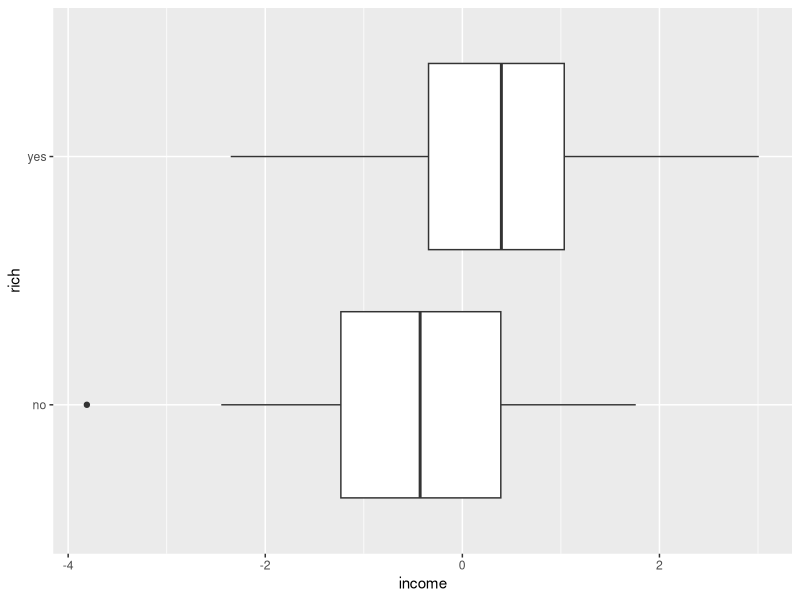
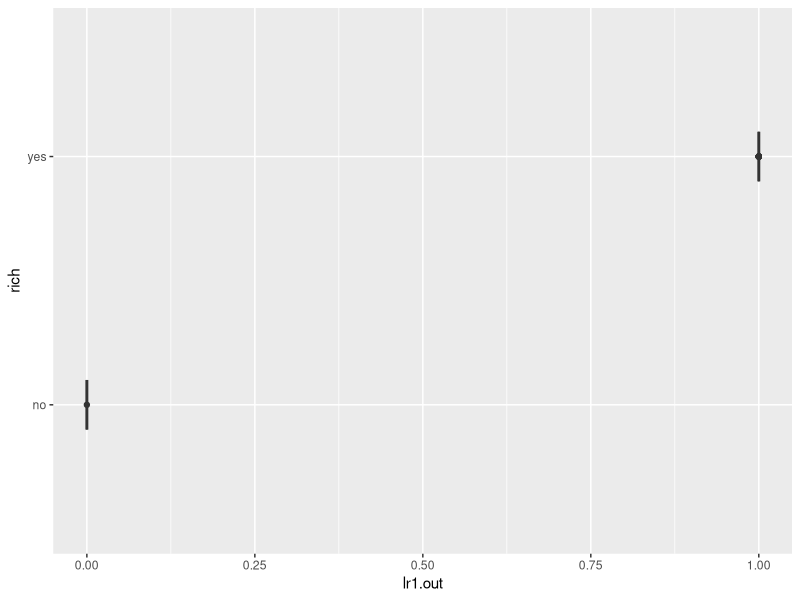

Recreate these plots in R, in order. (Note: this script raises an error after producing the figures.)
### Introduction to Machine Learning
###  Yale University
###  Author: Adam Chekroud

##############
##############
######### Set working directory to the repository you downloaded

setwd("~/Documents/PhD/PhD_Core/Teaching/yale_ml_workshop")

##############
##############

# Load libraries
library(ggplot2); library(caret); library(dplyr) 

## Read in class data
#     Data contains sociodemographics, medical history, and color prefs,
#     for 250 people bunch of people surveyed last week.
#     The outcome of interest here is whether they self-identify as rich

df <- read.csv("class_data.csv", as.is=TRUE)
df$X <- NULL
df$rich <- as.factor(df$rich)


## View data in Rstudio
# View(df)

## View top of data frame in console
head(df[,1:7])

## Any missing data?
complete.cases(df) %>% table()

## Do higher income ppl identify as rich?
ggplot(data = df) + 
  geom_boxplot(aes(y = income, x = rich)) + coord_flip()

## Typical approach: logistic regression
lr1 <- glm(rich ~ ., family = "binomial", data = df)
summary(lr1)
# In this case, we would probably stop here!

# extract fitted values, see how well they predict feeling rich
lr1.out <- fitted(lr1)

# looks pretty good, considerable separation according to our predicted values
ggplot(data = cbind(df, lr1.out)) + 
  geom_boxplot(aes(y = lr1.out, x = rich), width = 0.2 ) + 
  coord_flip()

# Threshold the predictions, since we have a binary outcome
lr1.bin.out <- ifelse(lr1.out < 0.5, "no", "yes")

# Confusion Matrices are really easy! Use this function!
confusionMatrix(data = lr1.bin.out, reference = df$rich)

# 78% Accuracy! Not bad! 


# but what if we had more than 15 variables, and instead had 30?
df2 <- cbind(df, (df[,2:16] + matrix(nrow = 100, ncol = 15, rnorm(15*100))))
names(df2)[17:31] <- paste0(names(df[2:16]), "_2")

# run another logistic regression, with 30 predictors and 100 subjects
lr2 <- glm(rich ~ ., family = "binomial", data = df2)
# doesn't work! 

# Maybe we should have tried to do feature selection. 
# Lets try Principle Components Analysis
df.pc <- prcomp(df2[,-1])$x %>% as.data.frame()
# Take top 10 components (guess)
df.pc <- df.pc[,1:11]
# Put rich back in
df.pc$rich <- df2$rich

# Try the logistic regression again?
pc.LR <- glm(rich ~ ., family = "binomial", data = df.pc)
summary(pc.LR)
# Yay! Reducing the dimensionality of the problem (using PCA) allowed us to fit the model 

# Extract the predictions
pc.LR.out <- pc.LR$fitted.values
# Threshold them
pc.LR.out <- ifelse(pc.LR.out < 0.5, "no", "yes")

# Confusion Matrices are really easy! Use this function!
confusionMatrix(data = pc.LR.out, reference = df.pc$rich)

# Accuracy of ~72%. This is less than we had in the first place! Dimensionality reduction is hard. 


# What if we want to try again, but keep it in original feature space (not PCs)? 
# Lets try a univariate filter (Pearson correlation)

# correlate each variable with the outcome
correlations <- sapply(names(df2)[2:31], function(i) cor(as.numeric(df2[,i]), as.numeric(df2$rich)))
# what happened?
summary(correlations)
# some modest correlations. lets only keep |z| > 0.1?


fs1 <- names(correlations)[(correlations > 0.1) | (correlations < -1.5)]
df.fs1 <- dplyr::select(df2, one_of(c("rich", fs1)))

# stronger predictors, logistic regression
fs1.lr <- glm(rich ~ ., family = "binomial", data = df.fs1)
# how was it?
confusionMatrix(data = ifelse(fs1.lr$fitted.values < 0.5, "no", "yes"), reference = df.fs1$rich)
# ~80%, better than the PC reduction, but not much better than the original model. 


## Can you think of problems with this analysis?
#     performance measures were very high- why?

##### This section is beyond intro #####
# Code to do cross-validated univariate feature selection using ANOVA
# Really slow, computationally unstable if fitted model is complicated (only LDA ran)
# Code for RFE is similar but worse
mySBF <- caretSBF
mySBF$filter <- function(score, x, y) { score <= 0.00001 }

sbf1 <- sbf(x = as.matrix(df[,2:390]), y = as.factor(df$Sex),
            method = "lda",
            trControl = trainControl(method = "none", 
                                     classProbs = TRUE),
            sbfControl = sbfControl(functions = mySBF,
                                    method = "cv"))
# 94% average test fold performance with small SD
# almost all variables were kept
# what might we do to change this? new score, multivariate filter, RFE, different scoring function

#####

## Another approach is to use an actual model to rank features,
##    using just a subset of the data

# There is a function called createDataPartition that creates random 
#   splits of the data, and balances class outcomes between the two splits
set.seed(1)    # this means that we can get the same random split next time
inSubset <- createDataPartition(df2$rich, p=0.75, list=FALSE)
df.sub   <- df2[inSubset,]
df.rest  <- df2[-inSubset,]

# Fit a model in the subset
mod.sub <- train(x= as.matrix(df.sub[,2:31]), y = as.factor(df.sub$rich),
                        method = "svmLinear")
# How did it do? getTrainPerf will go and get the performance metrics quickly for you
getTrainPerf(mod.sub)
# can also print the model output
print(mod.sub)

# Extract variable importance from the model
plot(varImp(mod.sub))                             # all of the predictors!
plot(varImp(mod.sub), top = 10)                   # Just top 10, scaled
plot(varImp(mod.sub, scale = FALSE), top = 10)    # Can have raw importance

# Can extract raw coefficients for the final model
coef(mod.sub$finalModel) %>% head()
# I would usually rank/analyse these, and then take the names of the best ones for further modeling







#####

##  Next we will learn how to fit models using cross-validation
##      tools that are built in automatically.




## First we set up cross-validation procedures that we want
#   We will give these instructions to the train command later.
cvCtrl <- trainControl(method = "cv", number = 10, classProbs = TRUE)   # see help for other CV


### The train command is the core function in caret
##      it ties everything together in an **extremely** convenient wrapper

## Pseudocode train command (for humans to read)
# 
# modelStructure <-             ### you need to save all the stuff you build!
#     train (                   ### caret::train function
#     predictors as a matrix    ### x-matrix
#     target as a factor        ### dependent variable/target
#     what algorithm are you using?  ### method = "thing"
#     any cross-validation instructions? 
#     ))


# lets see this in practice!
set.seed(1)
mod1 <- train(x = as.matrix(df.sub[,2:31]),
              y = as.factor(df.sub$rich),
              method = "lda",
              trControl = cvCtrl)

## inspect structure of model we built (broadly, don't worry too much)

## remember getTrainPerf?
getTrainPerf(mod1) #not great! this is the average cross-validated performance



## Once you have the framework set up, changing algorithm is trivial
#   Here is an SVM
set.seed(1)
mod2 <- train(x= as.matrix(df.sub[,2:31]),
              y = as.factor(df.sub$rich),
              method = "svmLinear2",
              trControl = cvCtrl)
getTrainPerf(mod2) # SVM did about the same as LDA

#   Here is k-NN (not run), as an example of how you can try other models
# set.seed(2)
# mod3 <- train(x= as.matrix(df.sub[,2:31]),
#               y = as.factor(df.sub$rich),
#               method = "knn",
#               trControl = cvCtrl)
# getTrainPerf(mod3) # kNN actually did much better than other methods

# Sometimes you need additional libraries to run certain non-standard models

##### advanced - see all the available algorithms (over 100) ####
## This is a little obscure, but here we can check what models are available
#    if we wanted to do classification/or dual use
t <- getModelInfo()
m <- list();
for (i in names(t)){
  if (t[[i]]$type != "Regression"){
    m <- c(m, t[i])
  }
}
names(m)[1:5]
#####


## You can also change the cross-validation framework FYI
# here is an example of leave-one-out CV
# mod5 <- train(x= as.matrix(df.sub[,2:31]),
#               y = as.factor(df.sub$rich),
#               method = "svmLinear",
#               trControl = trainControl(method="LOOCV"))
# # it is typically very slow. don't run it.


## Once you have reached this point, you are ready to test your best
##    algorithm on some unseen data to see how well it performs


## The caret model structure can be used to predict new outcomes 
#     there is a function called predict that you use to make predictions with a model
mod2.out <- predict(mod2, newdata = df.rest[,2:31])

confusionMatrix(data = mod2.out, reference = df.rest$rich)
# about 70% accuracy on the 24 people we left out







#### Advanced
## We mentioned briefly in the workshop that some algorithms require tuning
#    Best way to do this is to pre-specify a grid of all the parameter
#    combinations that you want to try, and choose the best through CV

# Hyperparameter grid (aka tuning grid) can be set up easily
# Example with radial SVM 
#   - visit caret docs for detail:
#     http://topepo.github.io/caret/modelList.html

svmGrid <- expand.grid(.sigma = c(1, 0.1, 0.05),
                       .C = c(1.0, 0.5, 0.1, 0.05))

# We just have to pass this tuning grid to the train command (w/ CV)

# Tying it all together
set.seed(123)
mod6 <- train(x = as.matrix(df.sub[,2:31]),
              y = as.factor(df.sub$rich),
              method = "svmRadial",
              tuneGrid = svmGrid,
              trControl = cvCtrl)
getTrainPerf(mod6) 

print(mod6) # Inspect the model summary
# parameter tuning seemed to help here because the defaults were inappropriate for these data
# it takes time/experience to get used to tuning algorithms.

# what do you think about this model? good? real? why?




# test the fancier model on the left out participants
mod6.out <- predict(mod6, newdata = df.rest[,2:31])

# see how well it did
confusionMatrix(data = mod6.out, reference = df.rest$rich)

# seems like it did even better, even tho we may have concerns about overfitting










